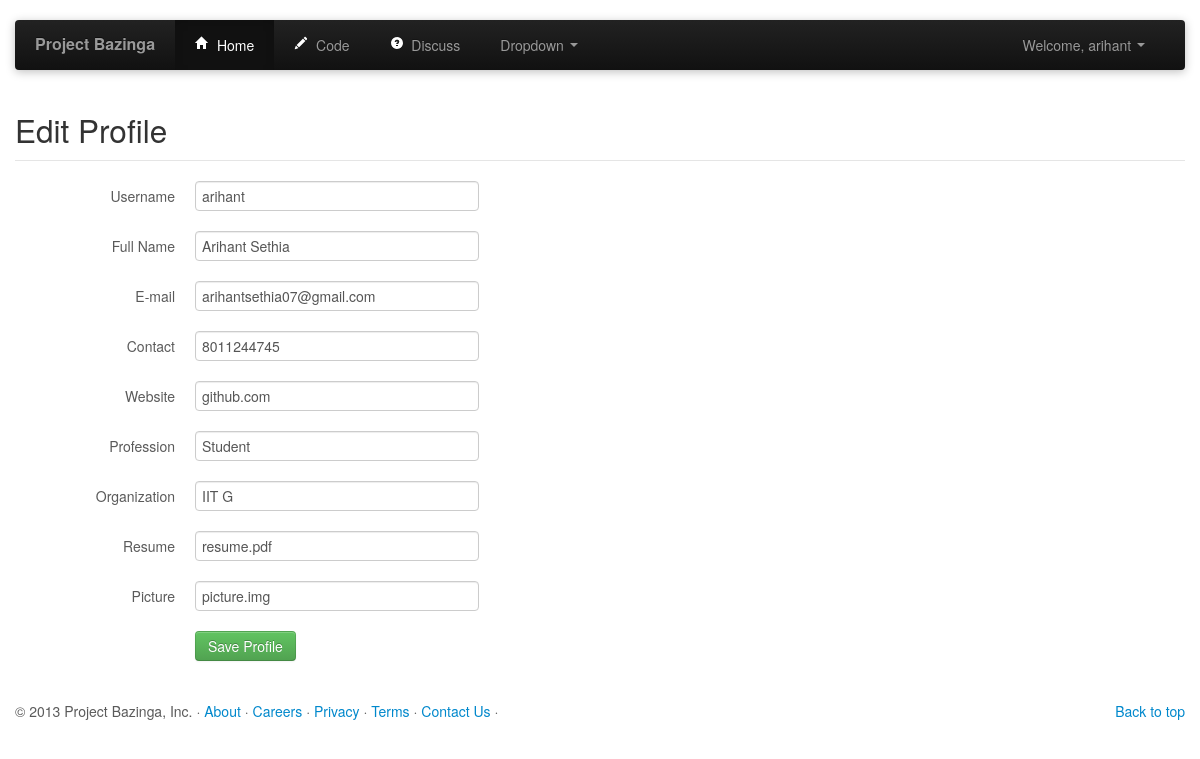
Page /profile/edit (signed in) on the committed database.
### tables this page shows
CREATE TABLE "users" (
    "user_id" INTEGER PRIMARY KEY NOT NULL,
    "username" TEXT UNIQUE NOT NULL,
    "password" TEXT NOT NULL,
    "email" TEXT NOT NULL,
    "name" TEXT NOT NULL,
    "contact" TEXT,
    "profession" TEXT,
    "organization" TEXT,
    "website" TEXT,    
    "picture" BLOB,
    "resume" BLOB
);

### profile_views.py (the view)
@profile_views.route('/profile/edit')
def profile_edit():
    db = get_db()
    cur = db.execute('select * from users where user_id=?',[session['userId']])
    user = cur.fetchone()
    return render_template('profile_edit.html', user=user)

### profile_views.py (called while the page is built)
def get_db():
    top = _app_ctx_stack.top
    if not hasattr(top, 'sqlite_db'):
        sqlite_db = sqlite3.connect('database.db')
        sqlite_db.row_factory = sqlite3.Row
        top.sqlite_db = sqlite_db
    return top.sqlite_db

### templates/profile_edit.html (shortened to what this page needs)
{% extends "header.html" %}
{% block body %}
<div class="container marketing">
  <form class="form-horizontal" action="{{ url_for('.editing') }}" method="POST">
    <fieldset>
      <div id="legend">
        <legend class=""><h2>Edit Profile</h2></legend>
      </div>
      <div class="control-group">
        <label class="control-label"  for="username">Username</label>
        <div class="controls">
          <input type="text" id="username" name="username"  value="{{ user.username }}" class="input-xlarge">
        </div>
      </div>
      <div class="control-group">
        <label class="control-label"  for="name">Full Name</label>
        <div class="controls">
          <input type="text" id="name" name="name"  value="{{ user.name }}" class="input-xlarge">
        </div>
      </div>
      <div class="control-group">
        <label class="control-label" for="email">E-mail</label>
        <div class="controls">
          <input type="text" id="email" name="email"  value="{{ user.email }}" class="input-xlarge">
        </div>
      </div>
      <div class="control-group">
        <label class="control-label" for="contact">Contact</label>
        <div class="controls">
          <input type="text" id="contact" name="contact"  value="{{ user.contact }}" class="input-xlarge">
        </div>
      </div>
      <div class="control-group">
        <label class="control-label" for="website">Website</label>
        <div class="controls">
          <input type="text" id="webiste" name="website"  value="{{ user.website }}" class="input-xlarge">
        </div>
      </div>
      <div class="control-group">
        <label class="control-label" for="website">Profession</label>
        <div class="controls">
          <input type="text" id="profession" name="profession"  value="{{ user.profession }}" class="input-xlarge">
        </div>
      </div>
      <div class="control-group">
        <label class="control-label" for="organization">Organization</label>
        <div class="controls">
          <input type="text" id="organization" name="organization"  value="{{ user.organization }}" class="input-xlarge">
        </div>
      </div>
      <div class="control-group">
        <label class="control-label" for="resume">Resume</label>
        <div class="controls">
          <input type="text" id="resume" name="resume"  value="{{ user.resume}}" class="input-xlarge">
        </div>
      </div>
      <div class="control-group">
        <label class="control-label" for="picture">Picture</label>
        <div class="controls">
          <input type="text" id="picture" name="picture"  value="{{ user.picture}}" class="input-xlarge">
        </div>
      </div>
      <div class="control-group">
        <div class="controls">
          <button class="btn btn-success">Save Profile</button>
        </div>
      </div>
    </fieldset>
  </form>
<div>
{% endblock %}

### static/css/style.css (style rules this page uses)
body { padding-bottom: 40px; color: #5a5a5a; }
.marketing h2 { font-weight: normal; }

### rows in the picture
users: username "arihant", name "Arihant Sethia", email "arihantsethia07@gmail.com", contact "8011244745", website "github.com", profession "Student", organization "IIT G", resume "resume.pdf", picture "picture.img"

### other values in the picture
{{ session.username }} "arihant"
